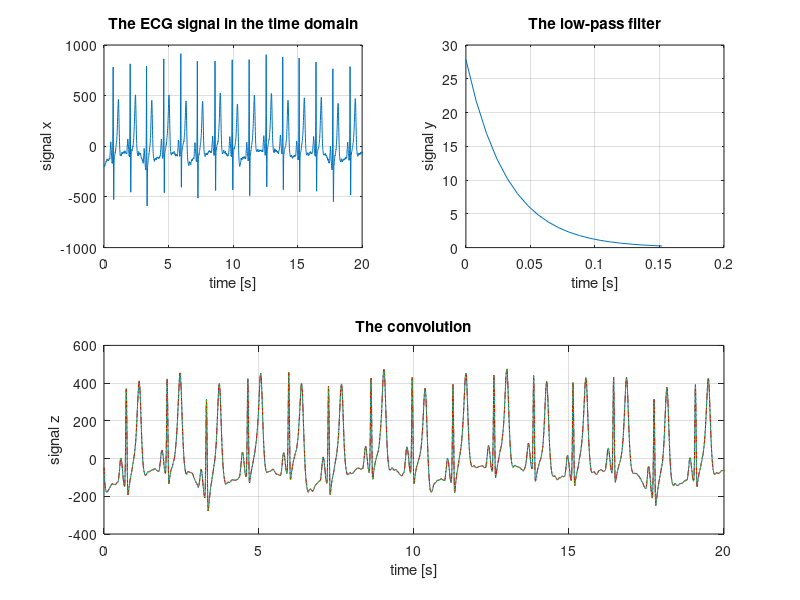

The MATLAB source for this figure: (Note: this script raises an error after producing the figure.)
clear all
close all
clc


%% Lab 1 BLOCK CONVOLUTION


%% 1. signal and filter

% load ECG data
load('data_ecg')
T = 1/125; % sampling period
x = ecg-mean(ecg); % ECG signal
tx = T*(0:length(x)-1); % time instants associated to x

% plot the ECG signal in the time domain
figure(1)
subplot(2,2,1)
plot(tx,x) % plot the signal
grid % activate the grid
xlim([0,20]) % zoom on a signal portion
xlabel('time [s]'); ylabel('signal x');
title('The ECG signal in the time domain')

% filter
ty = (0:19)*T; 
y = exp(-0.25*ty/T); y = y/sum(y)/T; % exponential signal
subplot(2,2,2)
plot(ty,y) % plot the signal
grid % activate the grid
xlabel('time [s]'); ylabel('signal y');
title('The low-pass filter')


%% 2. convolution 

% in the time domain
z = T*conv(x,y); % discrete convolution
tz = tx(1)+ty(1):T:tx(end)+ty(end); % property of convolution
subplot(2,1,2)
plot(tz,z) % plot the signal
grid % activate the grid
xlim([0,20]) % zoom on a signal portion
xlabel('time [s]'); ylabel('signal z');
title('The convolution')

% in the frequency domain
Nx = length(x);
Ny = length(y);
N = Nx+Ny-1;
x1 = [x, zeros(1,N-Nx)]; % add zeros
y1 = [y, zeros(1,N-Ny)]; % add zeros
X1 = T*fft(x1);  % Fourier transform of x
Y1 = T*fft(y1);  % Fourier transform of y
Z1 = X1.*Y1;     % Fourier transform of z (.* is mult entry b entry)

z1 = ifft(Z1)/T; % convolution signal

hold on
plot(tz,z1,'r-.') % plot the signal
hold off
%legend('via conv','via fft')
%disp(['norm of the difference of the two approaches = ' num2str(norm(z-z1))])


%% 3. block convolution - overlap and add

%N = 4019
%Nx = 4000
%Ny = 20

%M = 20 blocchi lunghi 200
M = 10*Ny; % exactly matches with Nx = 20*M1
nOfBlocks = Nx/M;

%blocks is a 1x200 cell that contains all the blocks to be computed for the
%overlap and add method
blocks  = {};
%BLOCKS contains the blocks on freq domain
BLOCKS = {};

%for the FFT now N = M + Ny - 1
NN = M + Ny - 1;
padding = zeros(1,Ny-1);

newy1 =[y zeros(1, NN - Ny)];
newY1 = T*fft(newy1); %lungo 219

%i va da 1 a 20
for i = 1:nOfBlocks
    %0*20+1
    %1*20+1
    startIndexBlock = ((i-1)*M+1);
    endIndexBlock = (i*M);
    %pad the blocks in preparation for the fft
    blocks{1,i} = [x(startIndexBlock : endIndexBlock) padding]; %lungo 219
    %compute the fft on the padded blocks
    BLOCKS{1,i} = T*fft(blocks{1,i}); %theres no more zeros at the end
    %lets use the same structure for the product 
    BLOCKS{1,i} = BLOCKS{1,i}.*newY1;
    blocks{1,i} = ifft(BLOCKS{1,i})/T;
end
%now i need to add the overlapping parts
%each block is long NN = 219

result = zeros(1,Nx +Ny -1);

for i=1:nOfBlocks
    for j=1:length(blocks{1,i})
        % 0*200+1
        % 0*200+2 etc...
        % ...
        % 0*200+219 fine 
        result((i-1)*M+j) = result((i-1)*M+j) + blocks{1,i}(j);   
    end
end

hold on
plot(tz,result ,'g:') % plot the signal
hold off


%% 4. block convolution - overlap and save

%lets add the Ny-1 zeros ad the start and end for the transient
padded_x = [zeros(1,Ny-1) x zeros(1,Ny-1)];

%divide it in overlapping blocks of length N=M+Ny-1
blockLength = M+Ny-1;

blocks2 = {};
BLOCKS2= {};

padded_y = [y zeros(1,M-1)];
PADDED_Y = T*fft(padded_y);

result3=[];

for i=1:20
    startidx=(i-1)*M+1;
    endidx = startidx+(blockLength-1);
    %make the first block cut
    %blocks2{1,i}=padded_x(startidx : endidx);
    %alternative way to write this:
    blocks2{1,i}=padded_x((1:blockLength)+((i-1)*M));
    
    
    
    %now cyclically convolve with y then discard the first 19 samples
    %fft
    BLOCKS2{1,i}=T*fft(blocks{1,i});
    %multiplication with fft of y
    BLOCKS{1,i}=BLOCKS2{1,i}.*PADDED_Y;
    %back to time domain
    blocks2{1,i}=ifft(BLOCKS{1,i})/T;
    %discard the first Ny-1 values
    blocks2{1,i}=blocks2{1,i}(Ny:end);
    %end
    
    %result3 = [result3, blocks2{1,i}(Ny:end)];
end

%result2 = zeros(1,Nx +Ny -1);
result2 = [];
for i=1:20
    for j=1:length(blocks2{1,i}) 
        %result2((1-1)*200+1)
        %result2((i-1)*M+j) = blocks2{1,i}(j);   
        %result2 = [result2, blocks2{1,i}(j)];
    end
    result2 = [result2, blocks2{1,i}];
end

hold on
plot(tz,result2,'m--') % plot the signal
hold off
legend('via conv','via fft','via overlap','via o n s')
disp(['norm of the difference of the two approaches = ' num2str(norm(z-result2))])

%%  cylic convolution function via fft: x and y must have the same length
%io praticamente facevo sta roba a mano ogni volta

function z = cyclic_conv(x,y,T)
    X = T*fft(x);
    Y = T*fft(y);
    Z = X.*Y;
    z = ifft(Z)/T;
end
